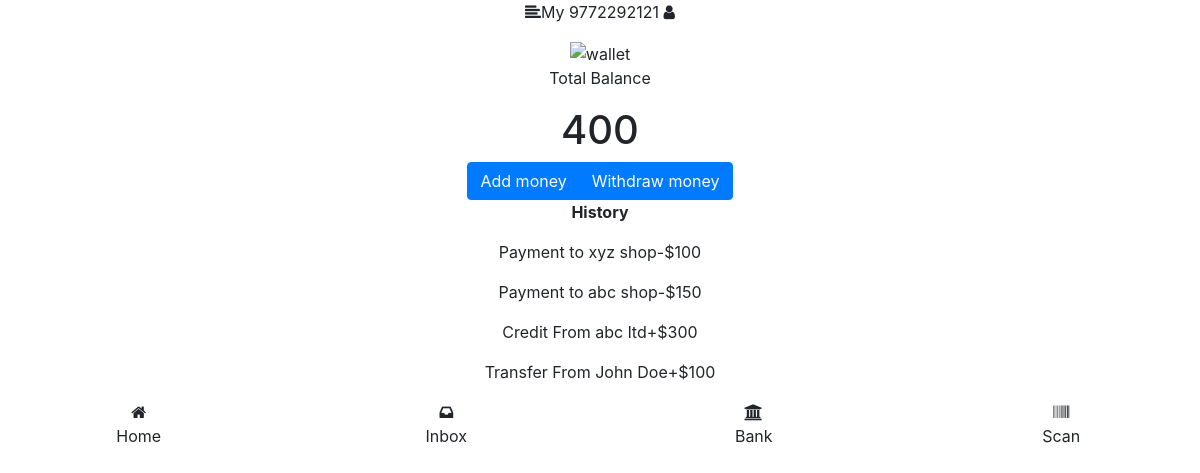
The page /wall/wallet/9772292121 on the database as committed earlier.
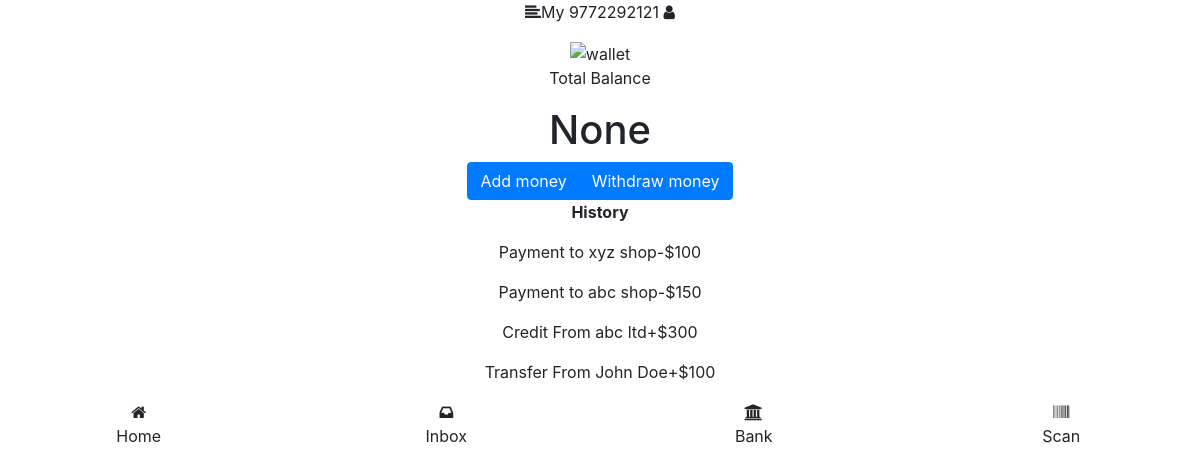
The same page on the database as committed later.
### wallet/models.py (models this page shows)
class Person(models.Model):
    mobile=models.IntegerField(max_length=100,null=True,unique=True)
    otp=models.IntegerField(max_length=100,blank=True,null=True)
    email=models.EmailField(max_length=100,blank=True)
    name=models.CharField(max_length=100,blank=True)
    Balance=models.IntegerField(blank=True,null=True)
    Bank_name=models.IntegerField(max_length=50,blank=True,null=True)
    IFSC_Code=models.CharField(max_length=100,blank=True)

### wallet/views.py (the view)
# urls.py: path('wallet/<str:mobile>',Wallet,name="wallet"),
def Wallet(request,mobile):
    data = Person.objects.filter(mobile=mobile).first()
    request.session['mobile']=mobile
    return render(request,"wallet.html",{"Data":data})

### templates/wallet.html (shortened to what this page needs)
{%load static%}
{%block content%}
<!DOCTYPE html>
<html lang="en">
<head>
	<link rel="stylesheet" href="https://stackpath.bootstrapcdn.com/bootstrap/4.3.1/css/bootstrap.min.css">
	<link rel="stylesheet" href="https://stackpath.bootstrapcdn.com/font-awesome/4.7.0/css/font-awesome.min.css">
</head>
<form method="post" >
	<div class="wallet-container text-center">
		<p class="page-title"><i class="fa fa-align-left"></i>My {{Data.mobile}} <i class="fa fa-user"></i></p>
		<div class="amount-box text-center">
			<img src="https://lh3.googleusercontent.com/ohLHGNvMvQjOcmRpL4rjS3YQlcpO0D_80jJpJ-QA7-fQln9p3n7BAnqu3mxQ6kI4Sw" alt="wallet">
			<p>Total Balance</p>
			<h1>{{Data.Balance}}</h1>
		</div>
		<div class="btn-group text-center">
			<a class="btn btn-primary" href="{% url 'add' Data.mobile %}" role="button">Add money</a>
			<a class="btn btn-primary" href="{% url 'withdraw' Data.mobile %}" role="button">Withdraw money</a>
			</div>
			<div class="txn-history">
				<p><b>History</b></p>
				<p class="txn-list">Payment to xyz shop<span class="debit-amount">-$100</span></p>
				<p class="txn-list">Payment to abc shop<span class="debit-amount">-$150</span></p>
				<p class="txn-list">Credit From abc ltd<span class="credit-amount">+$300</span></p>
				<p class="txn-list">Transfer From John Doe<span class="credit-amount">+$100</span></p>
			</div>
			<div class="footer-menu">
				<div class="row text-center">
					<div class="col-md-3">
						<i class="fa fa-home"></i>
						<p>Home</p>
					</div>
					<div class="col-md-3">
						<i class="fa fa-inbox"></i>
						<p>Inbox</p>
					</div>
					<div class="col-md-3">
						<i class="fa fa-university"></i>
						<p>Bank</p>
					</div>
					<div class="col-md-3">
						<i class="fa fa-barcode"></i>
						<p>Scan</p>
					</div>
				</div>
			</div>
</div>
</form>
</html>
{%endblock%}

Rows that differ between the two databases and show on the page:
changed Person: Balance "400" → "None"
